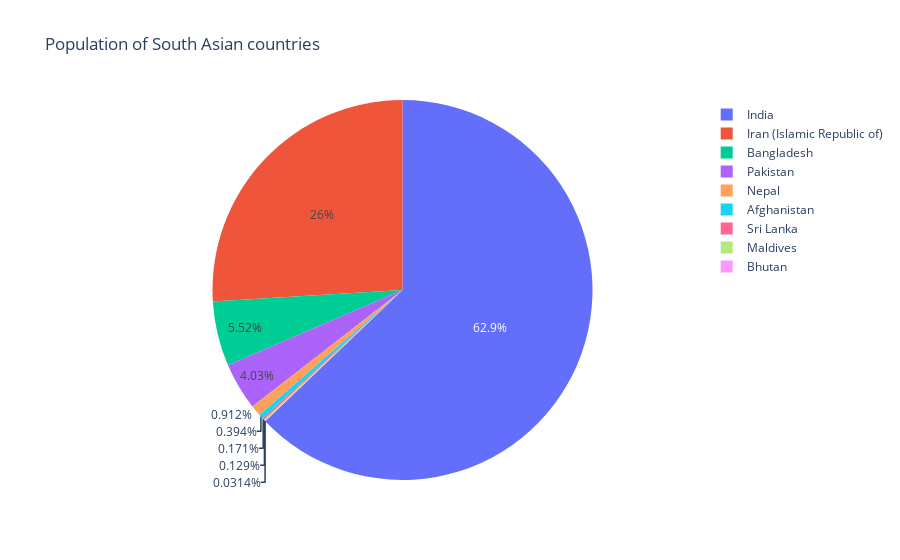

Here is the notebook cell this chart was saved with:
### Code cell
import plotly.express as px
df = df = pd.read_csv("asiae.csv")
# df.loc[df['Value'] < 2.e6, 'Area'] = 'Other countries' # Represent only large countries
fig = px.pie(df, values='Value', names='Area', title='Population of South Asian countries')
fig.show()

### Figure 1 — Plotly figure (JSON) as saved in the notebook; plotly's stock layout.template omitted (floating-point values rounded to 4 significant figures; data arrays with more than 128 entries replaced by an {"elided": "..."} marker saying what was removed)
{"data": [{"domain": {"x": [0, 1], "y": [0, 1]}, "hovertemplate": "Area=%{label}<br>Value=%{value}<extra></extra>", "labels": {"elided": "451 str values"}, "legendgroup": "", "name": "", "showlegend": true, "type": "pie", "values": {"elided": "451 float values"}}], "layout": {"legend": {"tracegroupgap": 0}, "title": {"text": "Population of South Asian countries"}}}
